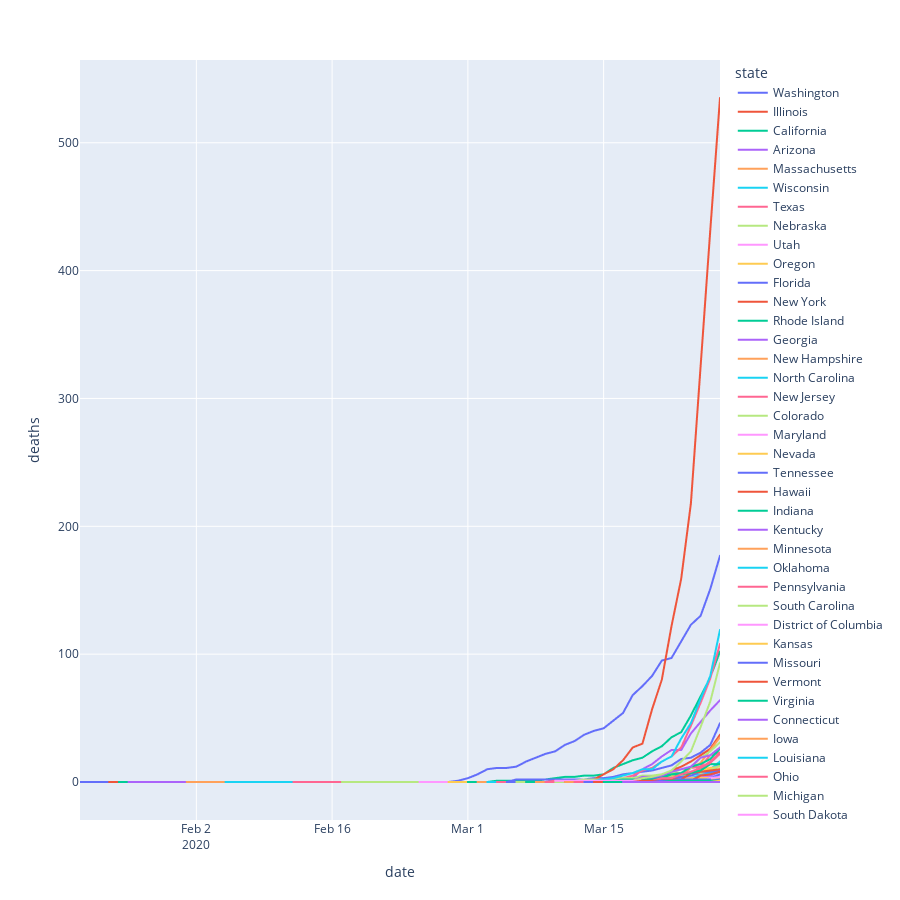

The notebook cell saved with this chart:
### Code cell
px.line(df_states, x='date', y='deaths', color="state",width=900, height=900)
